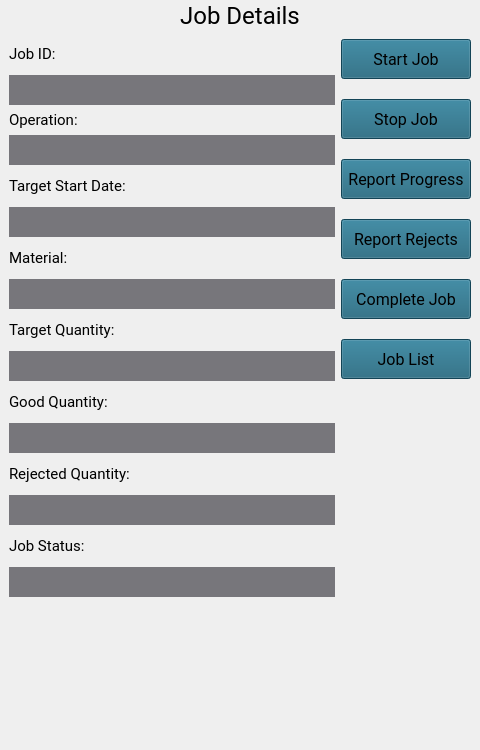
      <widget class="QWidget" name="job_details">
       <property name="minimumSize">
        <size>
         <width>480</width>
         <height>600</height>
        </size>
       </property>
       <property name="maximumSize">
        <size>
         <width>5000</width>
         <height>5000</height>
        </size>
       </property>
       <layout class="QVBoxLayout" name="verticalLayout_5">
        <property name="spacing">
         <number>0</number>
        </property>
        <property name="leftMargin">
         <number>0</number>
        </property>
        <property name="topMargin">
         <number>0</number>
        </property>
        <property name="rightMargin">
         <number>0</number>
        </property>
        <property name="bottomMargin">
         <number>20</number>
        </property>
        <item>
         <widget class="QLabel" name="job_details_label">
          <property name="minimumSize">
           <size>
            <width>0</width>
            <height>30</height>
           </size>
          </property>
          <property name="maximumSize">
           <size>
            <width>16777215</width>
            <height>30</height>
           </size>
          </property>
          <property name="font">
           <font>
            <family>Roboto</family>
            <pointsize>18</pointsize>
            <bold>false</bold>
           </font>
          </property>
          <property name="text">
           <string>Job Details</string>
          </property>
          <property name="alignment">
           <set>Qt::AlignCenter</set>
          </property>
         </widget>
        </item>
        <item>
         <widget class="QWidget" name="job_details_area" native="true">
          <property name="minimumSize">
           <size>
            <width>0</width>
            <height>700</height>
           </size>
          </property>
          <property name="maximumSize">
           <size>
            <width>16777215</width>
            <height>700</height>
           </size>
          </property>
          <property name="font">
           <font>
            <pointsize>14</pointsize>
           </font>
          </property>
          <layout class="QHBoxLayout" name="horizontalLayout_3">
           <property name="bottomMargin">
            <number>9</number>
           </property>
           <item>
            <layout class="QHBoxLayout" name="horizontalLayout_2">
             <item>
              <layout class="QVBoxLayout" name="verticalLayout_6">
               <item>
                <widget class="QLabel" name="job_id_label">
                 <property name="minimumSize">
                  <size>
                   <width>320</width>
                   <height>30</height>
                  </size>
                 </property>
                 <property name="font">
                  <font>
                   <family>Roboto</family>
                   <pointsize>11</pointsize>
                  </font>
                 </property>
                 <property name="text">
                  <string>Job ID:</string>
                 </property>
                </widget>
               </item>
               <item>
                <widget class="QLabel" name="job_id_text">
                 <property name="minimumSize">
                  <size>
                   <width>320</width>
                   <height>30</height>
                  </size>
                 </property>
                 <property name="font">
                  <font>
                   <pointsize>14</pointsize>
                  </font>
                 </property>
                 <property name="styleSheet">
                  <string notr="true">background-color: rgb(119, 118, 123);</string>
                 </property>
                 <property name="text">
                  <string/>
                 </property>
                 <property name="margin">
                  <number>2</number>
                 </property>
                </widget>
               </item>
               <item>
                <widget class="QLabel" name="operation_label">
                 <property name="minimumSize">
                  <size>
                   <width>320</width>
                   <height>0</height>
                  </size>
                 </property>
                 <property name="font">
                  <font>
                   <family>Roboto</family>
                   <pointsize>11</pointsize>
                  </font>
                 </property>
                 <property name="text">
                  <string>Operation:</string>
                 </property>
                </widget>
               </item>
               <item>
                <widget class="QLabel" name="operation_text">
                 <property name="minimumSize">
                  <size>
                   <width>320</width>
                   <height>30</height>
                  </size>
                 </property>
                 <property name="font">
                  <font>
                   <pointsize>14</pointsize>
                  </font>
                 </property>
                 <property name="styleSheet">
                  <string notr="true">background-color: rgb(119, 118, 123);</string>
                 </property>
                 <property name="text">
                  <string/>
                 </property>
                 <property name="margin">
                  <number>2</number>
                 </property>
                </widget>
               </item>
               <item>
                <widget class="QLabel" name="date_label">
                 <property name="minimumSize">
                  <size>
                   <width>320</width>
                   <height>30</height>
                  </size>
                 </property>
                 <property name="font">
                  <font>
                   <family>Roboto</family>
                   <pointsize>11</pointsize>
                  </font>
                 </property>
                 <property name="text">
                  <string>Target Start Date:</string>
                 </property>
                </widget>
               </item>
               <item>
                <widget class="QLabel" name="date_text">
                 <property name="minimumSize">
                  <size>
                   <width>320</width>
                   <height>30</height>
                  </size>
                 </property>
                 <property name="font">
                  <font>
                   <pointsize>14</pointsize>
                  </font>
                 </property>
                 <property name="styleSheet">
                  <string notr="true">background-color: rgb(119, 118, 123);</string>
                 </property>
                 <property name="text">
                  <string/>
                 </property>
                 <property name="margin">
                  <number>2</number>
                 </property>
                </widget>
               </item>
               <item>
                <widget class="QLabel" name="material_label">
                 <property name="minimumSize">
                  <size>
                   <width>320</width>
                   <height>30</height>
                  </size>
                 </property>
                 <property name="font">
                  <font>
                   <family>Roboto</family>
                   <pointsize>11</pointsize>
                  </font>
                 </property>
                 <property name="text">
                  <string>Material:</string>
                 </property>
                </widget>
               </item>
               <item>
                <widget class="QLabel" name="material_text">
                 <property name="minimumSize">
                  <size>
                   <width>320</width>
                   <height>30</height>
                  </size>
                 </property>
                 <property name="font">
                  <font>
                   <pointsize>14</pointsize>
                  </font>
                 </property>
                 <property name="styleSheet">
                  <string notr="true">background-color: rgb(119, 118, 123);</string>
                 </property>
                 <property name="text">
                  <string/>
                 </property>
                 <property name="margin">
                  <number>2</number>
                 </property>
                </widget>
               </item>
               <item>
                <widget class="QLabel" name="quantity_label">
                 <property name="minimumSize">
                  <size>
                   <width>320</width>
                   <height>30</height>
                  </size>
                 </property>
                 <property name="font">
                  <font>
                   <family>Roboto</family>
                   <pointsize>11</pointsize>
                  </font>
                 </property>
                 <property name="text">
                  <string>Target Quantity:</string>
                 </property>
                </widget>
               </item>
               <item>
                <widget class="QLabel" name="quantity_text">
                 <property name="minimumSize">
                  <size>
                   <width>320</width>
                   <height>30</height>
                  </size>
                 </property>
                 <property name="font">
                  <font>
                   <pointsize>14</pointsize>
                  </font>
                 </property>
                 <property name="styleSheet">
                  <string notr="true">background-color: rgb(119, 118, 123);</string>
                 </property>
                 <property name="text">
                  <string/>
                 </property>
                 <property name="margin">
                  <number>2</number>
                 </property>
                </widget>
               </item>
               <item>
                <widget class="QLabel" name="good_quantity_label">
                 <property name="minimumSize">
                  <size>
                   <width>320</width>
                   <height>30</height>
                  </size>
                 </property>
                 <property name="font">
                  <font>
                   <family>Roboto</family>
                   <pointsize>11</pointsize>
                  </font>
                 </property>
                 <property name="text">
                  <string>Good Quantity:</string>
                 </property>
                </widget>
               </item>
               <item>
                <widget class="QLabel" name="good_quantity_text">
                 <property name="minimumSize">
                  <size>
                   <width>320</width>
                   <height>30</height>
                  </size>
                 </property>
                 <property name="font">
                  <font>
                   <pointsize>14</pointsize>
                  </font>
                 </property>
                 <property name="styleSheet">
                  <string notr="true">background-color: rgb(119, 118, 123);</string>
                 </property>
                 <property name="text">
                  <string/>
                 </property>
                 <property name="margin">
                  <number>2</number>
                 </property>
                </widget>
               </item>
               <item>
                <widget class="QLabel" name="reject_quantity_label">
                 <property name="minimumSize">
                  <size>
                   <width>320</width>
                   <height>30</height>
                  </size>
                 </property>
                 <property name="font">
                  <font>
                   <family>Roboto</family>
                   <pointsize>11</pointsize>
                  </font>
                 </property>
                 <property name="text">
                  <string>Rejected Quantity:</string>
                 </property>
                </widget>
               </item>
               <item>
                <widget class="QLabel" name="reject_quantity_text">
                 <property name="minimumSize">
                  <size>
                   <width>320</width>
                   <height>30</height>
                  </size>
                 </property>
                 <property name="font">
                  <font>
                   <pointsize>14</pointsize>
                  </font>
                 </property>
                 <property name="styleSheet">
                  <string notr="true">background-color: rgb(119, 118, 123);</string>
                 </property>
                 <property name="text">
                  <string/>
                 </property>
                 <property name="margin">
                  <number>2</number>
                 </property>
                </widget>
               </item>
               <item>
                <widget class="QLabel" name="status_label">
                 <property name="minimumSize">
                  <size>
                   <width>320</width>
                   <height>30</height>
                  </size>
                 </property>
                 <property name="font">
                  <font>
                   <family>Roboto</family>
                   <pointsize>11</pointsize>
                  </font>
                 </property>
                 <property name="text">
                  <string>Job Status:</string>
                 </property>
                </widget>
               </item>
               <item>
                <widget class="QLabel" name="status_text">
                 <property name="minimumSize">
                  <size>
                   <width>320</width>
                   <height>30</height>
                  </size>
                 </property>
                 <property name="font">
                  <font>
                   <pointsize>12</pointsize>
                  </font>
                 </property>
                 <property name="styleSheet">
                  <string notr="true">background-color: rgb(119, 118, 123);</string>
                 </property>
                 <property name="text">
                  <string/>
                 </property>
                 <property name="margin">
                  <number>0</number>
                 </property>
                </widget>
               </item>
               <item>
                <spacer name="verticalSpacer_3">
                 <property name="orientation">
                  <enum>Qt::Vertical</enum>
                 </property>
                 <property name="sizeHint" stdset="0">
                  <size>
                   <width>20</width>
                   <height>40</height>
                  </size>
                 </property>
                </spacer>
               </item>
              </layout>
             </item>
             <item>
              <layout class="QVBoxLayout" name="button_section">
               <property name="spacing">
                <number>20</number>
               </property>
               <item>
                <widget class="QPushButton" name="start_job_btn">
                 <property name="minimumSize">
                  <size>
                   <width>130</width>
                   <height>40</height>
                  </size>
                 </property>
                 <property name="maximumSize">
                  <size>
                   <width>130</width>
                   <height>40</height>
                  </size>
                 </property>
                 <property name="font">
                  <font>
                   <family>Roboto</family>
                   <pointsize>12</pointsize>
                  </font>
                 </property>
                 <property name="styleSheet">
                  <string notr="true">background-color: rgb(26, 95, 120);</string>
                 </property>
                 <property name="text">
                  <string>Start Job</string>
                 </property>
                </widget>
               </item>
               <item>
                <widget class="QPushButton" name="stop_job_btn">
                 <property name="minimumSize">
                  <size>
                   <width>130</width>
                   <height>40</height>
                  </size>
                 </property>
                 <property name="maximumSize">
                  <size>
                   <width>130</width>
                   <height>40</height>
                  </size>
                 </property>
                 <property name="font">
                  <font>
                   <family>Roboto</family>
                   <pointsize>12</pointsize>
                  </font>
                 </property>
                 <property name="styleSheet">
                  <string notr="true">background-color: rgb(26, 95, 120);</string>
                 </property>
                 <property name="text">
                  <string>Stop Job</string>
                 </property>
                </widget>
               </item>
               <item>
                <widget class="QPushButton" name="progress_btn">
                 <property name="minimumSize">
                  <size>
                   <width>130</width>
                   <height>40</height>
                  </size>
                 </property>
                 <property name="maximumSize">
                  <size>
                   <width>130</width>
                   <height>40</height>
                  </size>
                 </property>
                 <property name="font">
                  <font>
                   <family>Roboto</family>
                   <pointsize>12</pointsize>
                  </font>
                 </property>
                 <property name="styleSheet">
                  <string notr="true">background-color: rgb(26, 95, 120);</string>
                 </property>
                 <property name="text">
                  <string>Report Progress</string>
                 </property>
                </widget>
               </item>
               <item>
                <widget class="QPushButton" name="rejects_btn">
                 <property name="minimumSize">
                  <size>
                   <width>130</width>
                   <height>40</height>
                  </size>
                 </property>
                 <property name="maximumSize">
                  <size>
                   <width>130</width>
                   <height>40</height>
                  </size>
                 </property>
                 <property name="font">
                  <font>
                   <family>Roboto</family>
                   <pointsize>12</pointsize>
                  </font>
                 </property>
                 <property name="styleSheet">
                  <string notr="true">background-color: rgb(26, 95, 120);</string>
                 </property>
                 <property name="text">
                  <string>Report Rejects</string>
                 </property>
                </widget>
               </item>
               <item>
                <widget class="QPushButton" name="complete_job_btn">
                 <property name="minimumSize">
                  <size>
                   <width>130</width>
                   <height>40</height>
                  </size>
                 </property>
                 <property name="maximumSize">
                  <size>
                   <width>130</width>
                   <height>40</height>
                  </size>
                 </property>
                 <property name="font">
                  <font>
                   <family>Roboto</family>
                   <pointsize>12</pointsize>
                  </font>
                 </property>
                 <property name="styleSheet">
                  <string notr="true">background-color: rgb(26, 95, 120);</string>
                 </property>
                 <property name="text">
                  <string>Complete Job</string>
                 </property>
                 <property name="default">
                  <bool>false</bool>
                 </property>
                 <property name="flat">
                  <bool>false</bool>
                 </property>
                </widget>
               </item>
               <item>
                <widget class="QPushButton" name="job_list_btn">
                 <property name="minimumSize">
                  <size>
                   <width>130</width>
                   <height>40</height>
                  </size>
                 </property>
                 <property name="maximumSize">
                  <size>
                   <width>130</width>
                   <height>40</height>
                  </size>
                 </property>
                 <property name="font">
                  <font>
                   <family>Roboto</family>
                   <pointsize>12</pointsize>
                  </font>
                 </property>
                 <property name="styleSheet">
                  <string notr="true">background-color: rgb(26, 95, 120);</string>
                 </property>
                 <property name="text">
                  <string>Job List</string>
                 </property>
                </widget>
               </item>
               <item>
                <spacer name="verticalSpacer_2">
                 <property name="orientation">
                  <enum>Qt::Vertical</enum>
                 </property>
                 <property name="sizeHint" stdset="0">
                  <size>
                   <width>20</width>
                   <height>40</height>
                  </size>
                 </property>
                </spacer>
               </item>
              </layout>
             </item>
            </layout>
           </item>
          </layout>
         </widget>
        </item>
       </layout>
      </widget>
